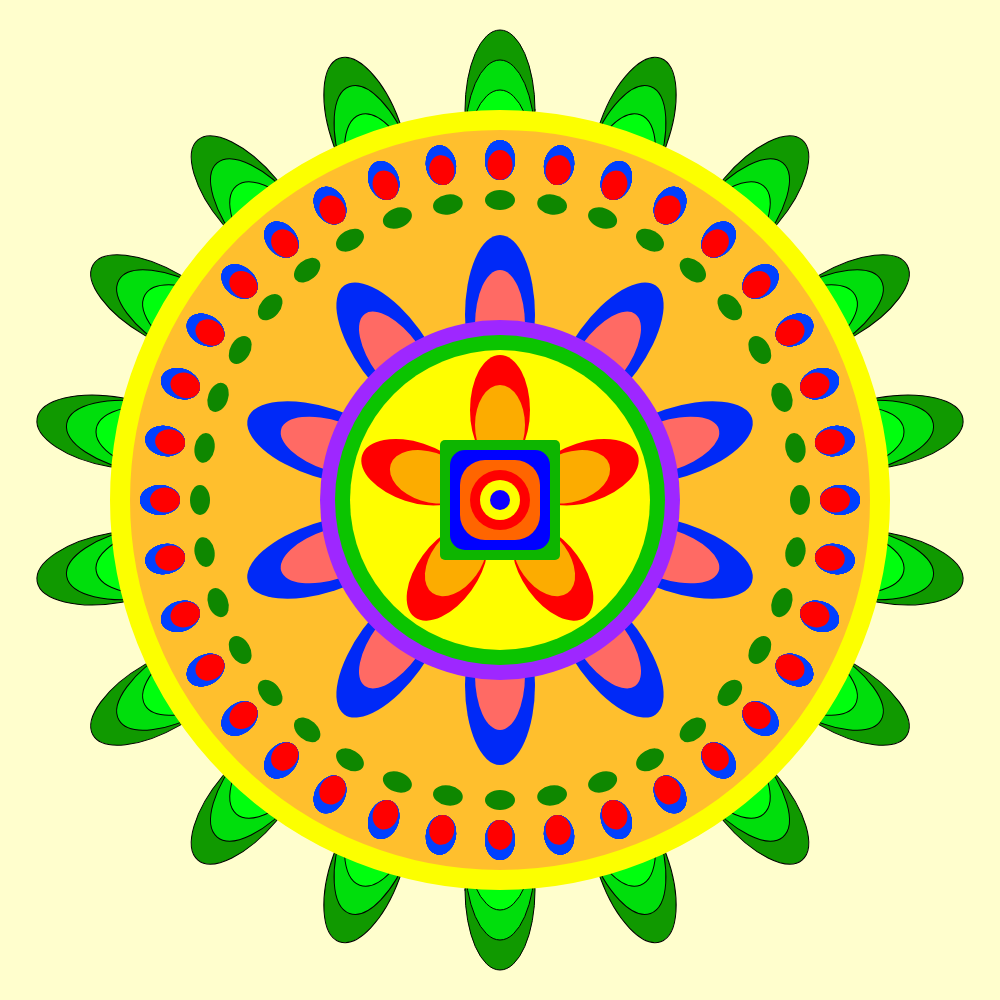
Frame 1 (no input)
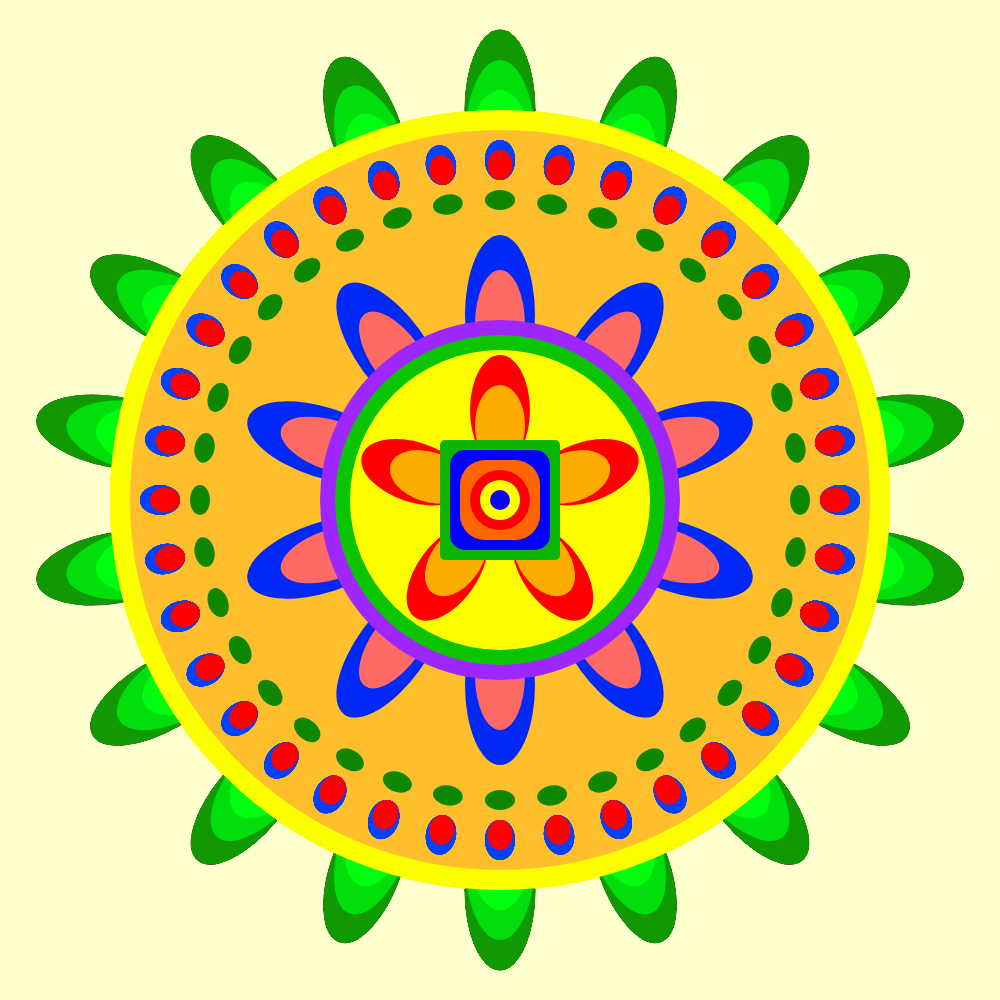
Frame 60 (no input)
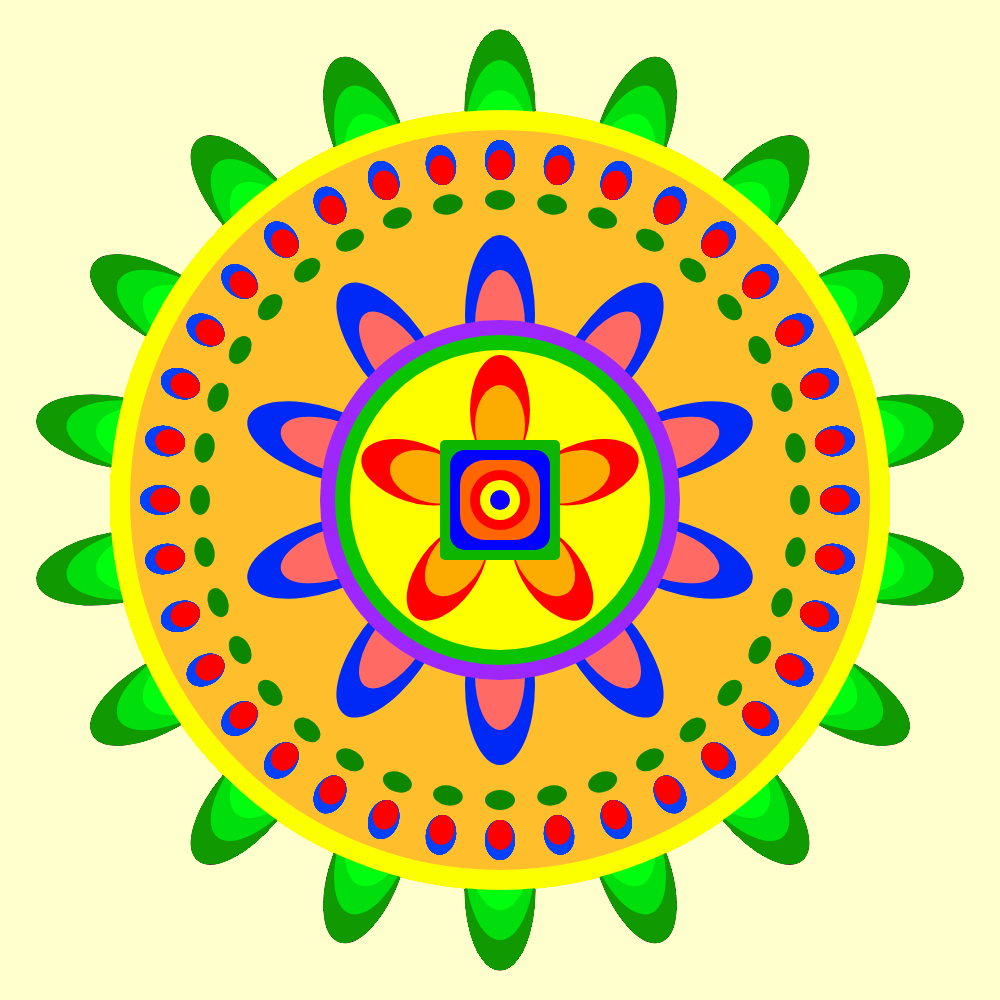
Frame 120 (the mouse pressed at the canvas centre since frame 60)

The p5.js sketch that drew these frames (run headless with seeded random() and noise() and a simulated clock; from frame 60 on, the mouse is pressed at the canvas centre):

// p5.js sketch
// ── sketch.js
function setup() {
  createCanvas(1000, 1000);
  background(255, 254, 205);
  angleMode(DEGREES);
}

function draw() {
  translate(width/2,height/2);
  for (let i=0;i<18;++i){
    push();
    rotate(i*20);
    fill(16, 153, 0);
    ellipse(0,-390,70,160);
    fill(0, 222, 12);
    ellipse(0,-360,70,160);
    fill(0, 255, 14);
    ellipse(0,-330,70,160);
    pop();
  }
  fill(255, 191, 45);
  stroke(252, 255, 0);
  strokeWeight(20);
  circle(0,0,760);
  noFill();
  noStroke();
  for (let i=0;i<10;++i){
    push();
    rotate(i*36);
    fill(0, 41, 247);
    ellipse(0,-185,70,160);
    fill(255, 106, 100);
    ellipse(0,-175,50,110);
    pop();
  }
  for (let i=0;i<36;++i){
    push();
    rotate(i*10);
    fill(14, 135, 0);
    ellipse(0,-300,30,20);
    pop();
  }
  for (let i=0;i<300;++i){
    push();
    rotate(i*10);
    fill(0, 64, 255);
    ellipse(0,-340,30,40);
    fill(255, 0, 0);
    ellipse(0,-335,25,30);
    pop();
  }
  fill(158, 39, 255);
  circle(0,0,360);
  noFill();
  fill(11, 196, 0);
  circle(0,0,330);
  fill(255, 254, 0);
  circle(0,0,300);
  for (let i=0;i<5;++i){
    push();
    rotate(i*72);
    fill(255, 0, 0);
    ellipse(0,-90,60,110);
    fill(252, 172, 0);
    ellipse(0,-75,50,80);
    pop();
  }
  fill(13, 181, 0);
  square(-60,-60,120,5);
  fill(0, 1, 255);
  square(-50,-50,100,15);
  fill(255, 101, 0);
  square(-40,-40,80,25);

  fill(255, 0, 0);
  square(-30,-30,60,35);

  fill(252, 255, 0);
  square(-20,-20,40,50);
  fill(13, 0, 255);
  square(-10,-10,20,50);
}
// ── index.js
function setup() {
  createCanvas(1000, 1000);
  background(255, 254, 205);
  angleMode(DEGREES);
}

function draw() {
  translate(width/2,height/2);
  for (let i=0;i<18;++i){
    push();
    rotate(i*20);
    fill(16, 153, 0);
    ellipse(0,-370,70,160);
    fill(23, 227, 0);
    ellipse(0,-340,70,160);
    pop();
  }
  fill(255, 191, 45);
  stroke(252, 255, 0);
  strokeWeight(20);
  circle(0,0,740);
  noFill();
  noStroke();
  for (let i=0;i<10;++i){
    push();
    rotate(i*36);
    fill(0, 41, 247);
    ellipse(0,-185,70,160);
    fill(255, 106, 100);
    ellipse(0,-175,50,110);
    pop();
  }
  for (let i=0;i<36;++i){
    push();
    rotate(i*10);
    fill(14, 135, 0);
    ellipse(0,-300,30,20);
    pop();
  }
  for (let i=0;i<700;++i){
    push();
    rotate(i*1);
    fill(255, 0, 0);
    square(0,-340,20);
    pop();
  }
  fill(158, 39, 255);
  circle(0,0,360);
  noFill();
  fill(11, 196, 0);
  circle(0,0,330);
  fill(255, 254, 0);
  circle(0,0,300);
  for (let i=0;i<5;++i){
    push();
    rotate(i*72);
    fill(255, 0, 0);
    ellipse(0,-90,60,110);
    fill(252, 172, 0);
    ellipse(0,-75,50,80);
    pop();
  }
  fill(13, 181, 0);
  square(-60,-60,120,5);
  fill(0, 1, 255);
  square(-50,-50,100,15);
  fill(255, 101, 0);
  square(-40,-40,80,25);

  fill(255, 0, 0);
  square(-30,-30,60,35);

  fill(252, 255, 0);
  square(-20,-20,40,50);
}
